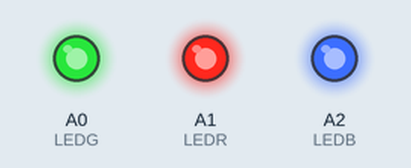
Recording of a sketch running on a simulated Arduino Uno, built with avr-gcc and run on an emulated ATmega328P. On the bench: output pins drawn as LEDs (lit = HIGH).

Above: at 0.1 s.
Timing chart, 0 to 1.6 s (numbered marks = the images above):
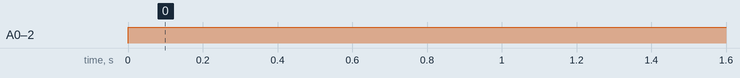

Measured:
- by itself, A0 (LEDG), A1 (LEDR), A2 (LEDB): LOW → HIGH at 0.00 s

The sketch:

led_on_breadboard.ino
```cpp
const int  LEDG = A0; // green
const int  LEDR = A1; // red
const int  LEDB = A2; // blue
void setup() {
  // put your setup code here, to run once:
Serial.begin(9600);
pinMode(A0, OUTPUT);
pinMode(A1, OUTPUT);
pinMode(A2, OUTPUT);
}

void loop() {
  // put your main code here, to run repeatedly:
  digitalWrite(LEDG, HIGH);
  digitalWrite(LEDR, HIGH);
  digitalWrite(LEDB, HIGH);
}
```
